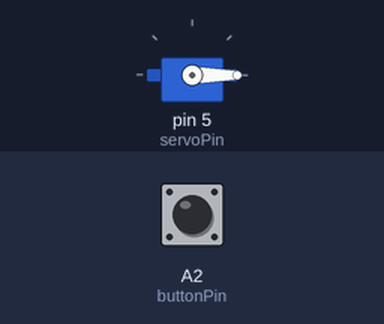
This sketch was run on a simulated Arduino Uno, built with avr-gcc and run on an emulated ATmega328P. On the bench: servo. The test bench sets the inputs (shaded band); at power-on: A2 (buttonPin) HIGH.

Above: at 1.2 s.
1.3 s: A2 (buttonPin) pulled LOW for 1 s
3.8 s: A2 (buttonPin) pulled LOW for 0.15 s
At 5.1 s:
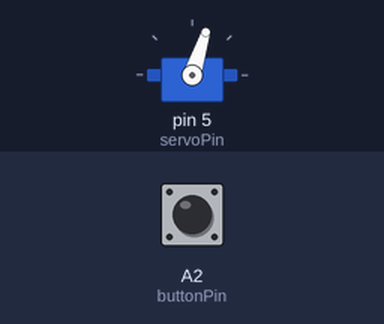
5.4 s: A2 (buttonPin) pulled LOW for 3.2 s
At 7.4 s:
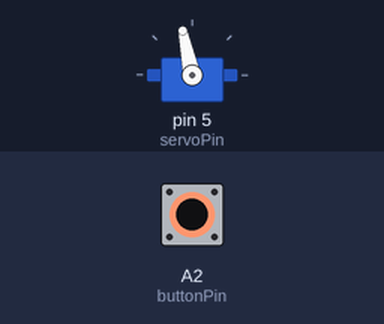
At 9.3 s:
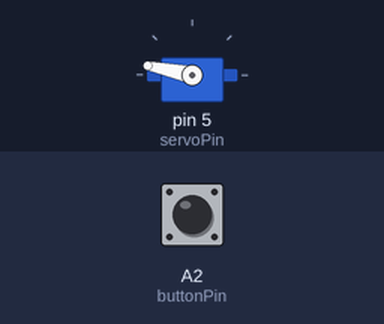
Timing chart, 0 to 10.8 s (numbered marks = the images above; inputs shaded):
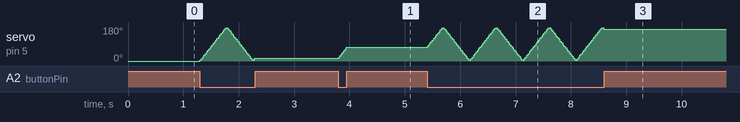

Measured:
- after the input at 3.8 s, servo on pin 5 (servoPin): 15° → 72° at once

The sketch:

ServoGrateOscillation.ino
```cpp
#include <Servo.h>

Servo myServo;

const int servoPin = 5;
const int buttonPin = A2;

int angle = 0;
int direction = 1;

unsigned long previousMillis = 0;
const unsigned long interval = 8;   // Moderate speed

void setup() {
  myServo.attach(servoPin);
  myServo.write(angle);

  pinMode(buttonPin, INPUT_PULLUP);
}

void loop() {
  if (digitalRead(buttonPin) == LOW) {

    unsigned long currentMillis = millis();

    if (currentMillis - previousMillis >= interval) {
      previousMillis = currentMillis;

      angle += direction * 3;

      if (angle >= 180) {
        angle = 180;
        direction = -1;
      }

      if (angle <= 0) {
        angle = 0;
        direction = 1;
      }

      myServo.write(angle);
    }

  } else {
    myServo.write(angle);   // Hold current position when button released
  }
}
```
